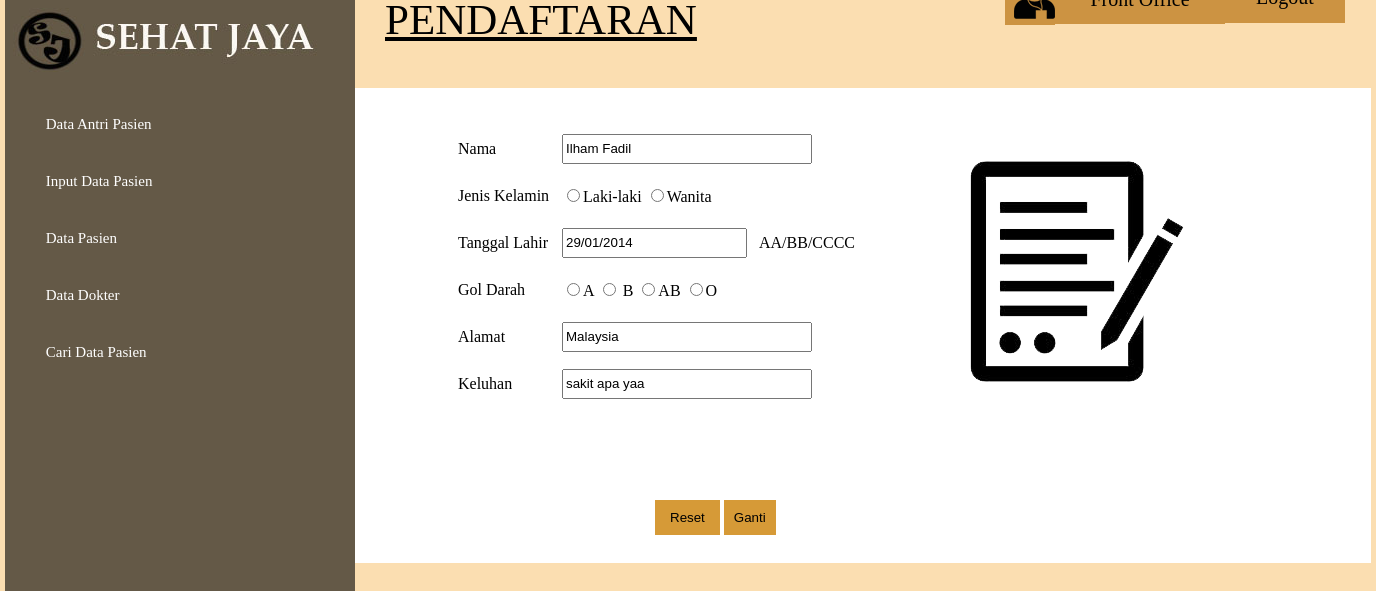
Screenshot of /front-office/update_data.php?edit=5 (signed in) with the database file from the repository.
### tables this page shows
CREATE TABLE IF NOT EXISTS `pasien` (
  `id_num` int(10) NOT NULL AUTO_INCREMENT,
  `nama` varchar(30) NOT NULL,
  `jenis_kelamin` varchar(30) NOT NULL,
  `tanggal_lahir` varchar(30) NOT NULL,
  `gol_darah` varchar(30) NOT NULL,
  `alamat` varchar(30) NOT NULL,
  `keluhan` varchar(30) NOT NULL,
  PRIMARY KEY (`nama`),
  UNIQUE KEY `id_num` (`id_num`)
);

### front-office/update_data.php (the view, shortened to what this page needs)
<html>
<head>
</head>
<link rel="stylesheet" type="text/css" href="style.css">
<body bgcolor="#fbdeb1">
<?php
if(isset($_GET['edit'])){
    $edit=$_GET['edit'];
	$id=$edit;
}
?>
<div id="wrapper">
<div id="logo"></div>
<div id="sidebar">
	<?php
	  include("menu.php");
	?>
<div class="kepala"><u>PENDAFTARAN</u></div>
<div id="foto">
<div id="foto2"></div></div>
<a href="home-office.php"><div id="namauser"><center>Front Office<center> </div></a>
<a href="../index.php"><div id="logout"><center>Logout</center></a></div>
<div id="pendaftaran">
<form method="POST">
<?php
$all=mysql_query("select * from pasien where id_num='".$id."' ");
$log=mysql_fetch_array($all);
?>
<br>
<br>
<table class="form" border="0">
                <tr>
				<td width="100" height ="45">Nama </td>
				<td  width="300" height="45" ><input class="td" type="text"  name="nama" value="<?php echo "".$log['nama'].""; ?>"  required></td>
				</tr>
				<tr>
				<td width="100" height ="45">Jenis Kelamin</td>
				<td width="300" height="45"><input type="radio" name="jenis_kelamin" value="Laki - laki" required>Laki-laki
				 <input type="radio" name="jenis_kelamin" value="wanita" required>Wanita</td>
				</tr>
				<td width="100" height="45">Tanggal Lahir</td>
				<td width="300" height="45"><input class="td2" type="text" name="tanggal_lahir" value="<?php echo "".$log['tanggal_lahir'].""?>"required>&nbsp;&nbsp;&nbsp;AA/BB/CCCC</td>
				<tr>
				<td width="100" height ="45">Gol Darah</td>
				<td width="100" height ="45"><input type="radio" name="gol_darah" value="A" required>A
				<input type="radio" name="gol_darah" value="B" required> B
				<input type="radio" name="gol_darah" value="AB" required>AB
				<input type="radio" name="gol_darah" value="AB" required>O</td>
                </tr>
				<tr>
				<td width="100" height ="45">Alamat</td>
				<td width="300" height ="45"><input class="td" type="text" name="alamat" value="<?php echo "".$log['alamat'].""?>" required></td>
				</tr>
				<tr>
				<td width="100" height ="45">Keluhan</td>
				<td width="100" height ="45"><input class="td" type="text" name="keluhan" value="<?php echo"".$log['keluhan'].""?>" required>
		      </select></td>
				</tr>
				</table>
				<input type="reset" id="hapus" value="Reset">
<input type="submit" name="update" id="simpan" value="Ganti">
</form>
<div id="gambardaftar"><img src="../img/daftar.png"></img></div>
</div>
</body>
</html>

### front-office/style.css (style rules this page uses)
a { color:black; text-decoration:none; }
body { margin:0; }
#wrapper { width:1366px; height:100%; margin:auto; }
#logo { width:350; height:80; background-image:url(../img/logo3.jpg); margin-top:-664; }
.kepala { width:600; height:60; background-color:; margin-top:-402; margin-left:380; font:43px rockwell; }
#foto { width:50; height:50; background-image:url(../img/gboffice.png); background-color:#cc9342; margin-left:1000; margin-top:-80; }
#namauser { width:170; background-color:#cc9342; margin-top:-50; margin-left:1050; font:15pt rockwell; padding-top:13; padding-bottom:13; border:black; }
#logout { width:120; background-color:#cc9342; padding-top:14.5; padding-bottom:14.5; margin-top:-53; margin-left:1220; font:15pt rockwell; }
#pendaftaran { width:1016; height:475; background-color:white ; margin-left:350; margin-top:65; }
#gambardaftar { width:300; height:300; background-color:none; margin-top:-430; margin-left:560; position:absolute; }
#hapus { padding-left:15; padding-right:15; padding-top:10; padding-bottom:10; background-color:#d69a37; border:transparent; margin-left:300; margin-top:-100; }
#simpan { padding-left:10; padding-right:10; padding-top:10; padding-bottom:10; background-color:#d69a37; border:transparent; margin-top:-100; }

### front-office/update_data.php (style rules this page uses)
.form { margin-left:100; margin-bottom:100; font-family:constantia; font-size:12pt; }
.td { width:250; height:30; font-size:10pt; }
.td2 { height:30; font-size:10pt; }

### rows the page displays
pasien: nama "Ilham Fadil", tanggal_lahir "29/01/2014", alamat "Malaysia", keluhan "sakit apa yaa"
